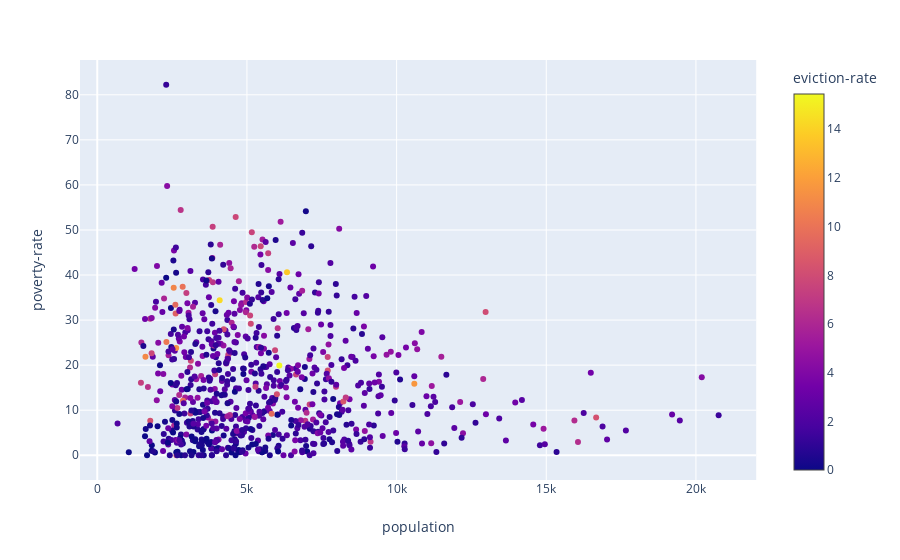

The code cell stored with this chart in its notebook:
### Code cell
ax3 = px.scatter(eviction2016_df, x= "population", y = "poverty-rate", color = "eviction-rate")
ax3.show()

### Figure 1 — Plotly figure (JSON) as saved in the notebook; plotly's stock layout.template omitted (floating-point values rounded to 4 significant figures; data arrays with more than 128 entries replaced by an {"elided": "..."} marker saying what was removed)
{"data": [{"hoverlabel": {"namelength": 0}, "hovertemplate": "population=%{x}<br>poverty-rate=%{y}<br>eviction-rate=%{marker.color}", "legendgroup": "", "marker": {"color": {"elided": "750 float values"}, "coloraxis": "coloraxis", "symbol": "circle"}, "mode": "markers", "name": "", "showlegend": false, "type": "scatter", "x": {"elided": "750 int values"}, "xaxis": "x", "y": {"elided": "750 float values"}, "yaxis": "y"}], "layout": {"autosize": true, "coloraxis": {"colorbar": {"title": {"text": "eviction-rate"}}, "colorscale": [[0, "#0d0887"], [0.1111, "#46039f"], [0.2222, "#7201a8"], [0.3333, "#9c179e"], [0.4444, "#bd3786"], [0.5556, "#d8576b"], [0.6667, "#ed7953"], [0.7778, "#fb9f3a"], [0.8889, "#fdca26"], [1, "#f0f921"]]}, "legend": {"tracegroupgap": 0}, "margin": {"t": 60}, "xaxis": {"anchor": "y", "autorange": true, "domain": [0, 0.98], "range": [-711.3, 22150.0], "title": {"text": "population"}, "type": "linear"}, "yaxis": {"anchor": "x", "autorange": true, "domain": [0, 1], "range": [-5.609, 87.84], "title": {"text": "poverty-rate"}, "type": "linear"}}}
